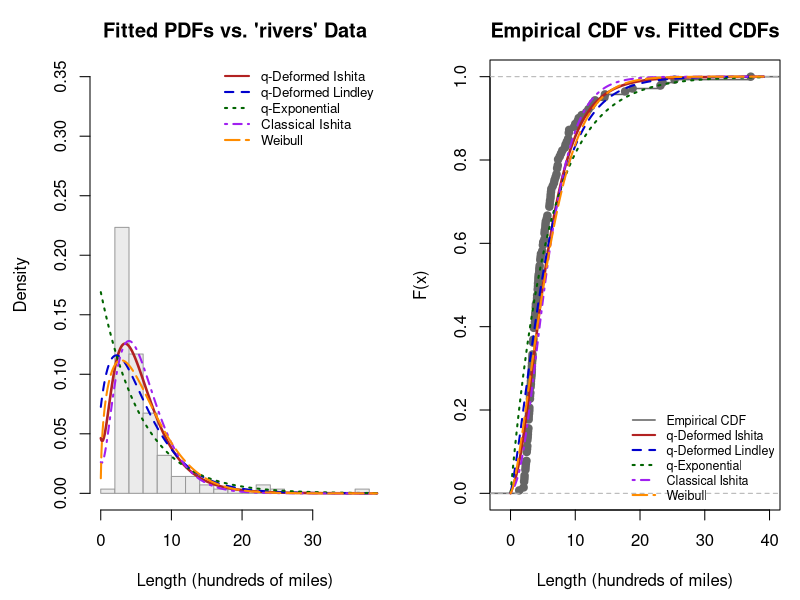

Source code (R):
data("rivers")
force(rivers)
x <- rivers / 100  
n <- length(x)


#(a) q-Deformed Ishita (qDI)
dqDI <- function(x, theta, q) {
  if (theta <= 0 || q >= 4/3 || q < 1) return(rep(0, length(x)))
  num <- (2 - q) * (3 - 2 * q) * (4 - 3 * q) * (theta^3)
  den <- 2 + (3 - 2 * q) * (4 - 3 * q) * (theta^3)
  if (den <= 0 || num <= 0) return(rep(0, length(x)))
  
  C_val <- num / den
  pdf_vals <- numeric(length(x))
  valid <- (x > 0)
  
  if (abs(q - 1) < 1e-5) {
    pdf_vals[valid] <- (theta^3 / (theta^3 + 2)) * (theta + x[valid]^2) * exp(-theta * x[valid])
  } else {
    term <- 1 + (q - 1) * theta * x[valid]
    pdf_vals[valid] <- C_val * (theta + x[valid]^2) * (term^(-1 / (q - 1)))
  }
  return(pdf_vals)
}

pqDI <- function(x, theta, q) {
  sapply(x, function(val) {
    if (val <= 0) return(0)
    tryCatch(integrate(dqDI, lower = 0, upper = val, theta = theta, q = q)$value, error = function(e) NA)
  })
}

# (b) q-Deformed Lindley 
dqDL <- function(x, theta, q) {
  if (theta <= 0 || q >= 1.5 || q < 1) return(rep(0, length(x)))
  num <- (2 - q) * (3 - 2 * q) * (theta^2)
  den <- 1 + (3 - 2 * q) * theta
  if (den <= 0 || num <= 0) return(rep(0, length(x)))
  
  C_val <- num / den
  pdf_vals <- numeric(length(x))
  valid <- (x > 0)
  
  if (abs(q - 1) < 1e-5) {
    pdf_vals[valid] <- (theta^2 / (1 + theta)) * (1 + x[valid]) * exp(-theta * x[valid])
  } else {
    term <- 1 + (q - 1) * theta * x[valid]
    pdf_vals[valid] <- C_val * (1 + x[valid]) * (term^(-1 / (q - 1)))
  }
  return(pdf_vals)
}

pqDL <- function(x, theta, q) {
  sapply(x, function(val) {
    if (val <= 0) return(0)
    tryCatch(integrate(dqDL, lower = 0, upper = val, theta = theta, q = q)$value, error = function(e) NA)
  })
}

# (c) q-Exponential 
dqExp <- function(x, rate, q) {
  if (rate <= 0 || q >= 2 || q < 1) return(rep(0, length(x)))
  pdf_vals <- numeric(length(x))
  valid <- (x > 0)
  
  if (abs(q - 1) < 1e-5) {
    pdf_vals[valid] <- rate * exp(-rate * x[valid])
  } else {
    term <- 1 + (q - 1) * rate * x[valid]
    pdf_vals[valid] <- (2 - q) * rate * (term^(-1 / (q - 1)))
  }
  return(pdf_vals)
}


pqExp <- function(x, rate, q) {
  if (abs(q - 1) < 1e-5) {
    return(pexp(x, rate = rate))
  }
  cdf_vals <- numeric(length(x))
  valid <- (x > 0)
  
  
  term <- 1 + (q - 1) * rate * x[valid]
  cdf_vals[valid] <- 1 - term^(-(2 - q) / (q - 1))
  return(cdf_vals)
}

# (d) Classical Ishita
dIshita <- function(x, theta) {
  if (theta <= 0) return(rep(0, length(x)))
  pdf_vals <- numeric(length(x))
  valid <- (x > 0)
  pdf_vals[valid] <- (theta^3 / (theta^3 + 2)) * (theta + x[valid]^2) * exp(-theta * x[valid])
  return(pdf_vals)
}

pIshita <- function(x, theta) {
  sapply(x, function(val) {
    if (val <= 0) return(0)
    tryCatch(integrate(dIshita, lower = 0, upper = val, theta = theta)$value, error = function(e) NA)
  })
}


# 3. Negative Log-Likelihood Functions
nll_qDI <- function(par) {
  theta <- par[1]; q <- par[2]
  if (theta <= 1e-4 || q >= 1.33 || q <= 1.0) return(1e10)
  pdf_vals <- dqDI(x, theta, q)
  if (any(pdf_vals <= 0) || any(is.na(pdf_vals))) return(1e10)
  return(-sum(log(pdf_vals)))
}

nll_qDL <- function(par) {
  theta <- par[1]; q <- par[2]
  if (theta <= 1e-4 || q >= 1.49 || q <= 1.0) return(1e10)
  pdf_vals <- dqDL(x, theta, q)
  if (any(pdf_vals <= 0) || any(is.na(pdf_vals))) return(1e10)
  return(-sum(log(pdf_vals)))
}

nll_qExp <- function(par) {
  rate <- par[1]; q <- par[2]
  if (rate <= 1e-4 || q >= 1.99 || q <= 1.0) return(1e10)
  pdf_vals <- dqExp(x, rate, q)
  if (any(pdf_vals <= 0) || any(is.na(pdf_vals))) return(1e10)
  return(-sum(log(pdf_vals)))
}

nll_Ishita  <- function(par) -sum(log(dIshita(x, par[1])))
nll_Weibull <- function(par) -sum(dweibull(x, shape = par[1], scale = par[2], log = TRUE))
nll_Gamma   <- function(par) -sum(dgamma(x, shape = par[1], rate = par[2], log = TRUE))


# 4. Maximum Likelihood Estimation Optimization
fit_qDI     <- optim(c(0.5, 1.15), nll_qDI,     method = "L-BFGS-B", lower = c(0.01, 1.001), upper = c(5, 1.32))
fit_qDL     <- optim(c(0.5, 1.15), nll_qDL,     method = "L-BFGS-B", lower = c(0.01, 1.001), upper = c(5, 1.48))
fit_qExp    <- optim(c(0.3, 1.15), nll_qExp,    method = "L-BFGS-B", lower = c(0.01, 1.001), upper = c(5, 1.98))
fit_Ishita  <- optim(c(0.5),      nll_Ishita,  method = "L-BFGS-B", lower = c(0.01), upper = c(10))
fit_Weibull <- optim(c(1, 1),      nll_Weibull, method = "L-BFGS-B", lower = c(0.01, 0.01))
fit_Gamma   <- optim(c(1, 1),      nll_Gamma,   method = "L-BFGS-B", lower = c(0.01, 0.01))

# 5. Goodness-of-Fit Summary & Model Comparison
models <- list(
  "q-Deformed Ishita"  = list(fit = fit_qDI,     k = 2, pfun = function(v) pqDI(v, fit_qDI$par[1], fit_qDI$par[2])),
  "q-Deformed Lindley" = list(fit = fit_qDL,     k = 2, pfun = function(v) pqDL(v, fit_qDL$par[1], fit_qDL$par[2])),
  "q-Exponential"      = list(fit = fit_qExp,    k = 2, pfun = function(v) pqExp(v, fit_qExp$par[1], fit_qExp$par[2])),
  "Classical Ishita"   = list(fit = fit_Ishita,  k = 1, pfun = function(v) pIshita(v, fit_Ishita$par[1])),
  "Weibull"            = list(fit = fit_Weibull, k = 2, pfun = function(v) pweibull(v, fit_Weibull$par[1], fit_Weibull$par[2])),
  "Gamma"              = list(fit = fit_Gamma,   k = 2, pfun = function(v) pgamma(v, fit_Gamma$par[1], fit_Gamma$par[2]))
)

comparison_results <- data.frame(
  Model = character(),
  Params = numeric(),
  LogLik = numeric(),
  AIC = numeric(),
  BIC = numeric(),
  KS_Stat = numeric(),
  p_value = numeric(),
  stringsAsFactors = FALSE
)

for (name in names(models)) {
  m <- models[[name]]
  logL <- -m$fit$value
  k <- m$k
  aic <- 2 * k - 2 * logL
  bic <- k * log(n) - 2 * logL
  
  ks_test <- ks.test(x, m$pfun)
  
  comparison_results[nrow(comparison_results) + 1, ] <- list(
    Model   = name,
    Params  = k,
    LogLik  = round(logL, 4),
    AIC     = round(aic, 4),
    BIC     = round(bic, 4),
    KS_Stat = round(ks_test$statistic, 4),
    p_value = round(ks_test$p.value, 4)
  )
}

comparison_results <- comparison_results[order(comparison_results$AIC), ]

print("--- MODEL COMPARISON TABLE ---")
print(comparison_results, row.names = FALSE)


# 6. Comparative Density and CDF Visualizations
par(mfrow = c(1, 2), mar = c(4.5, 4.5, 3, 1))

x_grid <- seq(0.01, max(x) + 2, length.out = 500)

# Histogram & Density Overlay
hist(x, breaks = 25, probability = TRUE, col = "gray92", border = "gray60",
     main = "Fitted PDFs vs. 'rivers' Data", xlab = "Length (hundreds of miles)",
     ylab = "Density", ylim = c(0, 0.35))

lines(x_grid, dqDI(x_grid, fit_qDI$par[1], fit_qDI$par[2]), col = "firebrick", lwd = 2.5, lty = 1)
lines(x_grid, dqDL(x_grid, fit_qDL$par[1], fit_qDL$par[2]), col = "blue3", lwd = 2, lty = 2)
lines(x_grid, dqExp(x_grid, fit_qExp$par[1], fit_qExp$par[2]), col = "darkgreen", lwd = 2, lty = 3)
lines(x_grid, dIshita(x_grid, fit_Ishita$par[1]), col = "purple", lwd = 2, lty = 4)
lines(x_grid, dweibull(x_grid, fit_Weibull$par[1], fit_Weibull$par[2]), col = "darkorange", lwd = 2, lty = 5)

legend("topright", legend = c("q-Deformed Ishita", "q-Deformed Lindley", "q-Exponential", "Classical Ishita", "Weibull"),
       col = c("firebrick", "blue3", "darkgreen", "purple", "darkorange"),
       lty = 1:5, lwd = 2, bty = "n", cex = 0.8)

# Empirical vs Fitted CDFs
plot(ecdf(x), main = "Empirical CDF vs. Fitted CDFs", xlab = "Length (hundreds of miles)",
     ylab = "F(x)", col = "gray40", lwd = 1.5)

lines(x_grid, pqDI(x_grid, fit_qDI$par[1], fit_qDI$par[2]), col = "firebrick", lwd = 2.5, lty = 1)
lines(x_grid, pqDL(x_grid, fit_qDL$par[1], fit_qDL$par[2]), col = "blue3", lwd = 2, lty = 2)
lines(x_grid, pqExp(x_grid, fit_qExp$par[1], fit_qExp$par[2]), col = "darkgreen", lwd = 2, lty = 3)
lines(x_grid, pIshita(x_grid, fit_Ishita$par[1]), col = "purple", lwd = 2, lty = 4)
lines(x_grid, pweibull(x_grid, fit_Weibull$par[1], fit_Weibull$par[2]), col = "darkorange", lwd = 2, lty = 5)

legend("bottomright", legend = c("Empirical CDF", "q-Deformed Ishita", "q-Deformed Lindley", "q-Exponential", "Classical Ishita", "Weibull"),
       col = c("gray40", "firebrick", "blue3", "darkgreen", "purple", "darkorange"),
       lty = c(1, 1:5), lwd = c(1.5, rep(2, 5)), bty = "n", cex = 0.75)

par(mfrow = c(1, 1))
